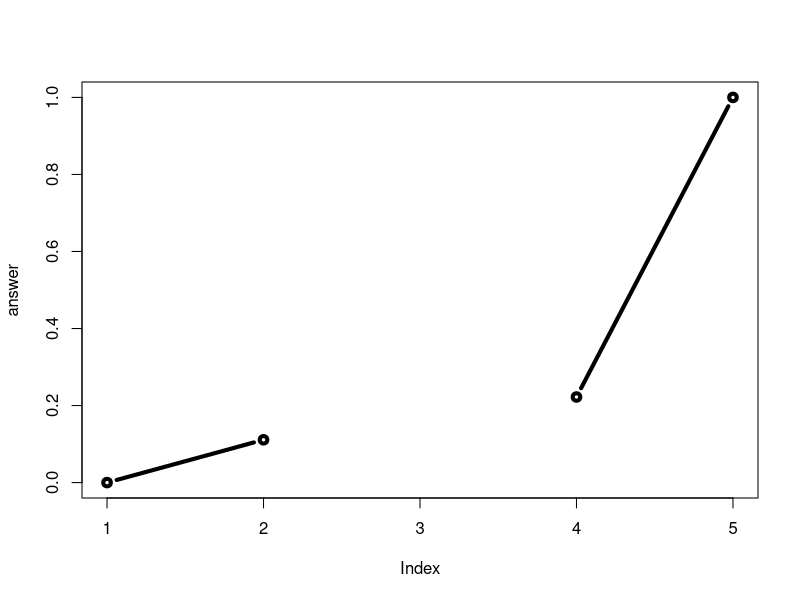

The R source for this figure:
## ---- chunk 1
knitr::opts_chunk$set(echo = TRUE)
## ---- chunk 2
add <- function ( x, y = 1 ) {
  # Sum the inputs x and y
  x + y
}
## ---- chunk 3
add(10)             # 11
add(10, 10)         # 20
add(c(1, 2, 3), 4)  # 5 6 7
#add(1, 2, 2)       # error
#add(1, "b")        # error
## ---- chunk 4
rescale1 <- function (x) {
  rng = range(x)
  (x - rng[1]) / (rng[2] - rng[1])
}
## ---- chunk 5
rescale1(1:10)
## ---- chunk 6
rescale2 <- function (x, na.rm = T) {
  rng = range(x, na.rm = na.rm)
  (x - rng[1]) / (rng[2] - rng[1])
}
## ---- chunk 7
rescale2(c(1, 2, NA, 3, 10))
rescale2(c(1, 2, NA, 3, 10), na.rm=F)
## ---- chunk 8
rescale3 <- function (x, na.rm = T, plot = T) {
  
  if (! is.numeric(x)) {
    print ("You need to give only numbers please")
  }
  else {
    rng = range(x, na.rm = na.rm)
    answer = (x - rng[1]) / (rng[2] - rng[1])
  
    if (plot) {
      plot(answer, typ = "b", lwd = 4)
    }
    else {
    }
    return(answer)
  }
}
## ---- chunk 9
rescale3(c(1, 10, "string"))
rescale3(c(1, 2, NA, 3, 10), plot=F)
rescale3(c(1, 2, NA, 3, 10))
